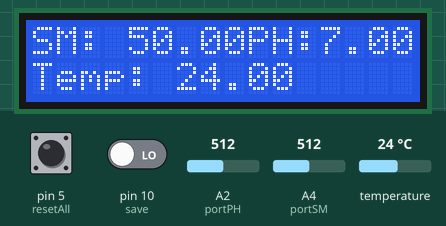
Bench run of a sketch on a simulated Arduino Uno, built with avr-gcc and run on an emulated ATmega328P. Shown: 16×2 character LCD. The test bench sets the inputs (shaded band); at power-on: pin 10 (save) LOW, temperature 24 °C, A2 (portPH) = 512, A4 (portSM) = 512, pin 5 (resetAll) LOW. Storage starts empty; what the sketch prints to the serial monitor is not drawn.

Above: at 4.6 s.
4.7 s: pin 10 (save) driven HIGH
At 6.3 s:
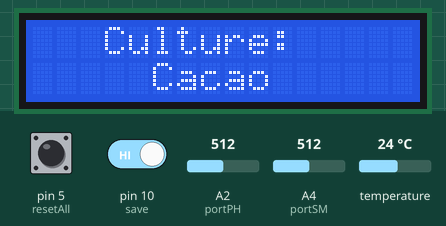
18.5 s: temperature set to 18.8 °C
At 22.6 s:
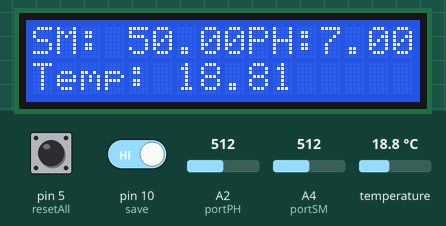
24.5 s: temperature set to 17.4 °C
At 29.0 s:
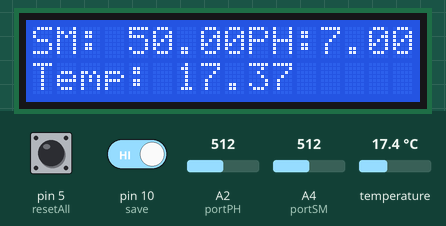
29.4 s: temperature set to 11 °C
At 35.6 s:
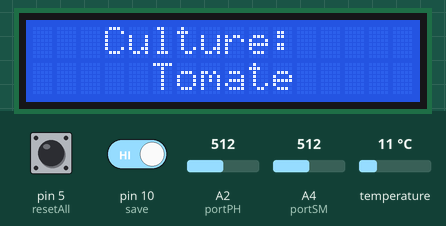
43.4 s: A2 (portPH) set to 716
At 52.7 s:
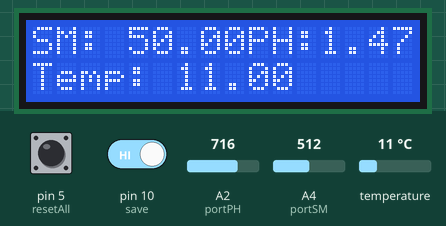
54.4 s: A4 (portSM) set to 716
At 64.7 s:
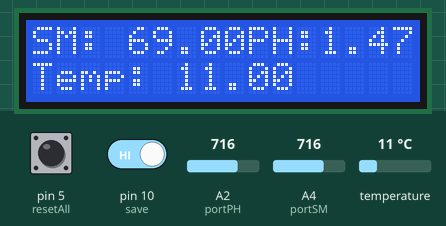
Timing chart, 0 to 66.2 s (numbered marks = the images above; inputs shaded):
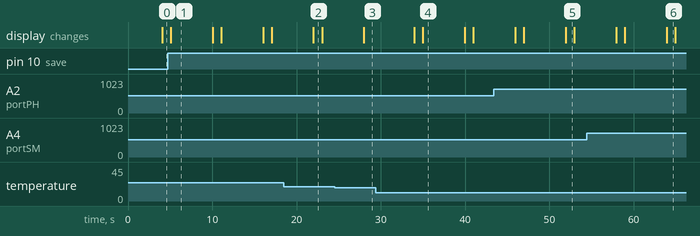

Measured:
- after the input at 4.7 s, the display: changes after 0.38 s (image 1)
- after the input at 18.5 s, the display: changes after 3.5 s (image 2)
- after the input at 24.5 s, the display: changes after 3.5 s (image 3)
- after the input at 29.4 s, the display: first changes after 4.6 s (image 4 shows a later state)
- after the input at 43.4 s, the display: first differs from a run without the input after 8.5 s (image 5)
- after the input at 54.4 s, the display: first differs from a run without the input after 9.5 s (image 6)
- what the display in image 1 shows lasts 4.9 s, from 5.1 s to 10.0 s

The sketch:

sketch_jun22a.ino
```cpp
#include <LiquidCrystal_I2C.h>
#include <SPI.h>
#include <SD.h>
#include <Arduino.h>
#include <OneWire.h>

#define portSM A4
#define portPH A2
#define portST 7
#define resetAll 5
#define save 10

LiquidCrystal_I2C lcd(0x27, 16, 2);
File myFile;

int samples = 10;
float resolution = 1024.0;


float temperature;
float value;
int measure;
float volt;

/* Code de retour de la fonction getTemperature() */
enum DS18B20_RCODES {
  READ_OK,  // Lecture ok
  NO_SENSOR_FOUND,  // Pas de capteur
  INVALID_ADDRESS,  // Adresse reçue invalide
  INVALID_SENSOR  // Capteur invalide (pas un DS18B20)
};


/* Création de l'objet OneWire pour manipuler le bus 1-Wire */
OneWire ds(portST);

void setup() {
  // put your setup code here, to run once:
  Serial.begin(115200);
  lcd.init();
  lcd.backlight();
  lcd.setCursor(6, 0);
  lcd.print("START");
  if (!SD.begin(4)) {
    Serial.println("initialization failed!");
    return;
  }
  Serial.println("initialization done.");
}

void loop() {
  // put your main code here, to run repeatedly:
  value = analogRead(portSM);
  value = map(value, 0, 1023, 0, 100);
  Serial.println(value);

  delay(1000);

  measure=0;
  for(int i=0;i<samples;i++) {
    measure += analogRead(portPH);
    delay(10);
  }
  volt = 5/resolution * measure/samples;
  Serial.println("pH=");
  Serial.println(ph(volt));

  delay(1000);

  /* Lit la température ambiante à ~1Hz */
  if (getTemperature(&temperature, true) != READ_OK) {
    Serial.println(F("Erreur de lecture du capteur"));
    return;
  }

  /* Affiche la température */
  Serial.print(F("Temperature : "));
  Serial.print(temperature, 2);
  Serial.write(176); // Caractère degré
  Serial.write('C');
  Serial.println();

  delay(1000);

  lcd.clear();
  lcd.setCursor(0, 0);
  lcd.print("SM:");
  lcd.setCursor(4, 0);
  lcd.print(value);
  lcd.setCursor(9, 0);
  lcd.print("PH:");
  lcd.setCursor(12, 0);
  lcd.print(ph(volt));
  lcd.setCursor(0, 1);
  lcd.print("Temp:");
  lcd.setCursor(6, 1);
  lcd.print(temperature);

  delay(1000);
  if(digitalRead(save) == HIGH){
    myFile = SD.open("file.txt", FILE_WRITE);
    if (myFile) {
      Serial.print("Writing to test.txt...");
      myFile.println(value);
      myFile.println(ph(volt));
      myFile.println(temperature);
      // close the file:
      myFile.close();
      Serial.println("done.");
    } else {
      // if the file didn't open, print an error:
      Serial.println("error opening file.txt");
    }
    myFile.close();

    if(value == 75 && ph(volt) >= 5 && ph(volt) <= 7,5 && temperature == 11) {
      lcd.clear();
      lcd.setCursor(3, 0);
      lcd.print("Culture:");
      lcd.setCursor(5, 1);
      lcd.print("Tomate");
    } else if(value == 70 && ph(volt) >= 6,5 && ph(volt) <= 7 && temperature == 25){
      lcd.clear();
      lcd.setCursor(3, 0);
      lcd.print("Culture:");
      lcd.setCursor(5, 1);
      lcd.print("Piment");
    } else if(value == 9 && temperature == 25){
      lcd.clear();
      lcd.setCursor(3, 0);
      lcd.print("Culture:");
      lcd.setCursor(5, 1);
      lcd.print("Haricot");
    } else if(value >= 12 && value <= 14 && ph(volt) >= 6 && ph(volt) <= 7,5 && temperature >= 8 && temperature <= 10){
      lcd.clear();
      lcd.setCursor(3, 0);
      lcd.print("Culture:");
      lcd.setCursor(5, 1);
      lcd.print("Maïs");
    } else if(value == 80 && ph(volt) >= 5 && ph(volt) <= 7,5 && temperature >= 18 && temperature <= 32){
      lcd.clear();
      lcd.setCursor(3, 0);
      lcd.print("Culture:");
      lcd.setCursor(5, 1);
      lcd.print("Cacao");
    }
  }

  if(digitalRead(resetAll) == HIGH){
    SD.remove("file.txt");
  }

  delay(1000);
}

/**
* Fonction de calcul du niveau de pH à une tension de 2.5
**/
float ph(float voltage){
  return 7+((2.5-voltage)/0.18);
}

/**
 * Fonction de lecture de la température via un capteur DS18B20.
 */
byte getTemperature(float *temperature, byte reset_search) {
  byte data[9], addr[8];
  // data[] : Données lues depuis le scratchpad
  // addr[] : Adresse du module 1-Wire détecté

  /* Reset le bus 1-Wire ci nécessaire (requis pour la lecture du premier capteur) */
  if (reset_search) {
    ds.reset_search();
  }

  /* Recherche le prochain capteur 1-Wire disponible */
  if (!ds.search(addr)) {
    // Pas de capteur
    return NO_SENSOR_FOUND;
  }

  /* Vérifie que l'adresse a été correctement reçue */
  if (OneWire::crc8(addr, 7) != addr[7]) {
    // Adresse invalide
    return INVALID_ADDRESS;
  }

  /* Vérifie qu'il s'agit bien d'un DS18B20 */
  if (addr[0] != 0x28) {
    // Mauvais type de capteur
    return INVALID_SENSOR;
  }

  /* Reset le bus 1-Wire et sélectionne le capteur */
  ds.reset();
  ds.select(addr);

  /* Lance une prise de mesure de température et attend la fin de la mesure */
  ds.write(0x44, 1);
  delay(800);

  /* Reset le bus 1-Wire, sélectionne le capteur et envoie une demande de lecture du scratchpad */
  ds.reset();
  ds.select(addr);
  ds.write(0xBE);

 /* Lecture du scratchpad */
  for (byte i = 0; i < 9; i++) {
    data[i] = ds.read();
  }

  /* Calcul de la température en degré Celsius */
  *temperature = (int16_t) ((data[1] << 8) | data[0]) * 0.0625;

  // Pas d'erreur
  return READ_OK;
}
```
